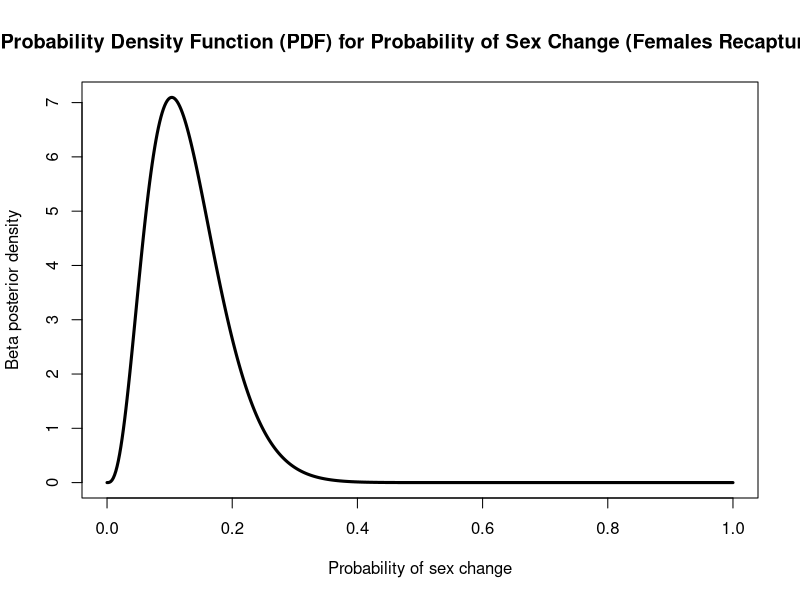
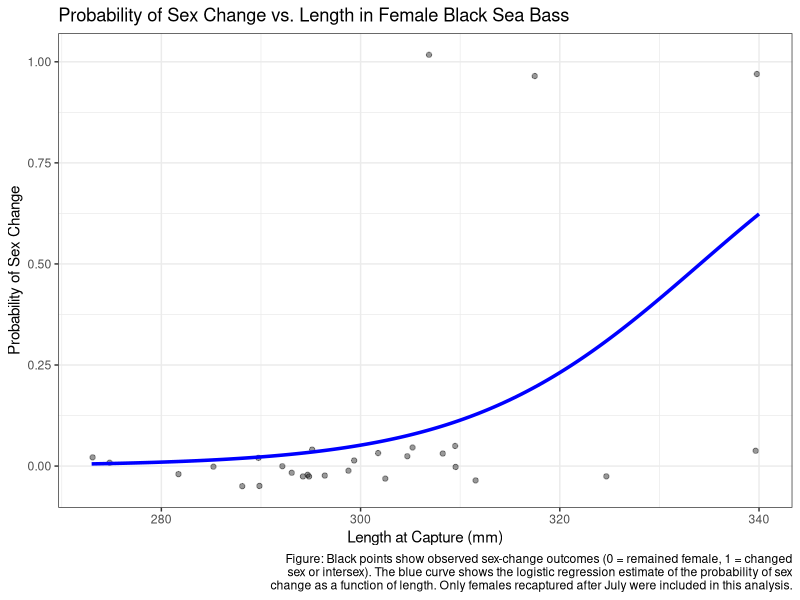

Write the R code that produced these figures, in order.
###################
### Homework 12 ###
###################

# Group members: Keeley Kuru, Joey Munoz
# Date: 11/18/25

# ===== Objective 1 ===== # 
# Objective 1a
library(tidyverse)
library(lubridate)
library(readxl)

# Load data
bsb <- read_xlsx("BSB_tagging_data.xlsx") 

# Convert dates and extract month; create month_recap column
bsb <- bsb %>%
  mutate(Date_at_recapture = as.Date(Date_at_recapture), # as.Date converts to date format
         month_recap = month(Date_at_recapture)) # extract month from recapture date

# Keep only those recaptured after July (i.e., month >= 8)
bsb_afterJuly <- bsb %>% filter(month_recap >= 8) 

# Keep only individuals that were female at capture 
females <- bsb_afterJuly %>% filter(Sex_at_capture == "F") 

# Identify individuals that changed sex
females <- females %>% 
  mutate(changed = ifelse(Sex_at_recapture %in% c("M", "I"), 1, 0)) # 1 if changed, 0 if not

# Count
n_changed <- sum(females$changed, na.rm = TRUE) 
n_total   <- nrow(females)

n_changed; n_total 

alpha <- 1 + n_changed              # number of successes
beta  <- 1 + (n_total - n_changed)  # number of failures

x <- seq(0, 1, length.out = 500) # x values for plotting the posterior density; length.out is number of points

pdf_vals <- dbeta(x, alpha, beta) # posterior density values

plot(x, pdf_vals, type = "l", lwd = 3,
     xlab = "Probability of sex change",
     ylab = "Beta posterior density",
     main = "Posterior Probability Density Function (PDF) for Probability of Sex Change (Females Recaptured After July)")

# Objective 1b
# 95% credible interval
lower <- qbeta(0.025, alpha, beta) # lower bound
upper <- qbeta(0.975, alpha, beta) # upper bound 

c(lower, upper)


# ===== Objective 2 ===== #
# Objective 2a
# Does length influence probability of sex change?
model <- glm(changed ~ Length_at_capture,
             data = females,
             family = binomial)

summary(model)
# Length significantly influences the probability of sex change for females recaptured after July.
# The p-value = 0.0416, which is < 0.05,
# Therefore: longer females are more likely to change sex.

# Objective 2b
# How much do log-odds change per mm of length?
coef_length <- coef(model)["Length_at_capture"] # coef_length extracts the coefficient for Length_at_capture
coef_length
# For every 1-mm increase in length, the log-odds of sex change increase by 0.0853.

# Objective 2c
library(ggplot2)

# Create a sequence of lengths to predict over
new_lengths <- data.frame(
  Length_at_capture = seq(
    min(females$Length_at_capture, na.rm = TRUE),
    max(females$Length_at_capture, na.rm = TRUE),
    length.out = 200
  )
)

# Get predicted probabilities from the model
new_lengths$predicted_prob <- predict(
  model,
  newdata = new_lengths,
  type = "response"   # converts log-odds to probability
)

# Plot observed data + model-estimated curve
ggplot(females, aes(x = Length_at_capture, y = changed)) +
  geom_jitter(width = 0.5, height = 0.05, alpha = 0.4) + # jittered points for observed data
  geom_line(
    data = new_lengths,
    aes(x = Length_at_capture, y = predicted_prob),
    size = 1.2,
    color = "blue"
  ) + 
  labs(
    x = "Length at Capture (mm)",
    y = "Probability of Sex Change",
    title = "Probability of Sex Change vs. Length in Female Black Sea Bass",
    caption = "Figure: Black points show observed sex-change outcomes (0 = remained female, 1 = changed\nsex or intersex). The blue curve shows the logistic regression estimate of the probability of sex\nchange as a function of length. Only females recaptured after July were included in this analysis."
  ) +
  theme_bw()
# Figure explanation:
# The blue curve shows the model’s prediction of sex-change probability as length increases.
# Since the slope was positive and significant (p = 0.0416), the curve should slope upward, meaning
# larger females are more likely to transition.
